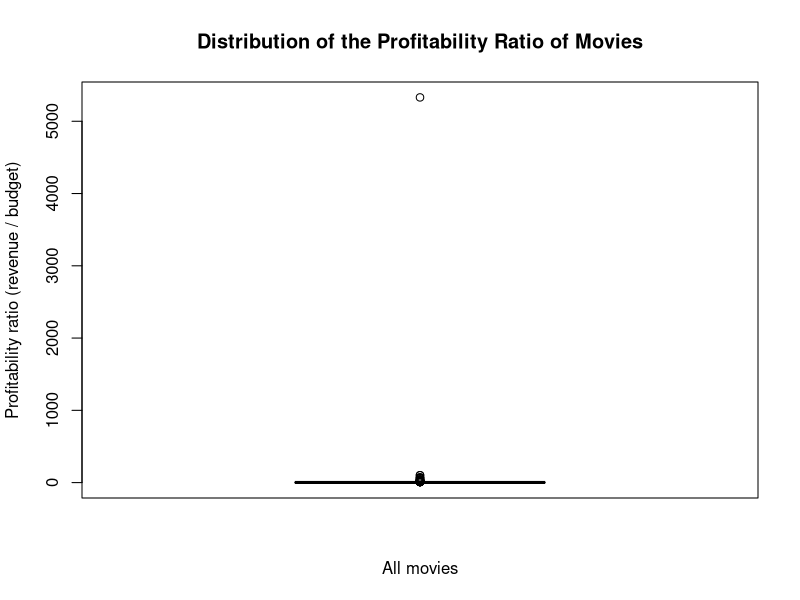

Reproduce this figure in R.
## ---- chunk 1
knitr::opts_chunk$set(echo = TRUE)
## ---- chunk 2
movies <- read.delim("movies5.csv")   # or "movies5.tsv", matching file name
dim(movies)                           # 909 observations, 19 variables
length(unique(movies$index))          # 909 distinct movies = subjects
## ---- chunk 3
sapply(movies, class)
str(movies$genre)
## ---- chunk 4
movies$PR <- movies$revenue / movies$budget
mean(movies$PR, na.rm = TRUE)    # Inf
median(movies$PR, na.rm = TRUE)  # 1.85
max(movies$Pr, na.rm = TRUE)     # Inf
min(movies$Pr, na.rm = TRUE)     # 0

## ---- chunk 5

sum(movies$budget == 0 & movies$revenue > 0)

## ---- chunk 6

sum(movies$budget == 0 & movies$revenue == 0)   # the amount of movies which get NA
## ---- chunk 7
movies$PR[is.infinite(movies$PR)] <- NA
mean(movies$PR, na.rm = TRUE)     # 10.96897
median(movies$PR, na.rm = TRUE)   # 1.750424
max(movies$PR, na.rm = TRUE)      # 5330.339
min(movies$PR, na.rm = TRUE)      # 0


## ---- chunk 8

mean(movies$PR >= 1, na.rm = TRUE)   # 0.6395
sum(movies$PR >= 1, na.rm = TRUE)    # 463

## ---- chunk 9
boxplot(movies$PR,
        main = "Distribution of the Profitability Ratio of Movies",
        xlab = "All movies",
        ylab = "Profitability ratio (revenue / budget)")
summary(movies$PR)


## ---- chunk 10
table(movies$director_gender, useNA = "ifany")
mean(movies$director_gender == "male", na.rm = TRUE)     # 0.9049
mean(movies$director_gender == "female", na.rm = TRUE)   # 0.0951

## ---- chunk 11
pnorm(120, mean = 107, sd = 22) - pnorm(90, mean = 107, sd = 22)

## ---- chunk 12
mean(movies$runtime >= 90 & movies$runtime <= 120) 
sd(movies$runtime)

## ---- chunk 13
notmale <- movies[movies$director_gender == "female", ]
p_d <- mean(notmale$runtime >= 120, na.rm = TRUE)
p_d

## ---- chunk 14
mean(movies$PR, na.rm = TRUE)

## ---- chunk 15
#set.seed(123)   # for reproducibility
movies_sample <- movies[sample(nrow(movies), 25), ]
mean(movies_sample$PR, na.rm = TRUE)

## ---- chunk 16
set.seed(123)
sample_means <- numeric(100)
for (i in 1:100) {
  s <- movies[sample(nrow(movies), 25), ]
  sample_means[i] <- mean(s$PR, na.rm = TRUE)
}
sample_means

## ---- chunk 17
#WRITE YOUR CODE HERE

## ---- chunk 18
#WRITE YOUR CODE HERE


## ---- chunk 19
#WRITE YOUR CODE HERE


## ---- chunk 20
#WRITE YOUR CODE HERE


## ---- chunk 21
#WRITE YOUR CODE HERE


## ---- chunk 22
#WRITE YOUR CODE HERE


## ---- chunk 23
#WRITE YOUR CODE HERE


## ---- chunk 24
#WRITE YOUR CODE HERE


## ---- chunk 25
#WRITE YOUR CODE HERE


## ---- chunk 26
#WRITE YOUR CODE HERE


## ---- chunk 27
#WRITE YOUR CODE HERE


## ---- chunk 28
#WRITE YOUR CODE HERE

## ---- chunk 29
#WRITE YOUR CODE HERE

## ---- chunk 30
#WRITE YOUR CODE HERE

## ---- chunk 31
#WRITE YOUR CODE HERE

## ---- chunk 32
#WRITE YOUR CODE HERE

## ---- chunk 33
#WRITE YOUR CODE HERE

## ---- chunk 34
#WRITE YOUR CODE HERE

## ---- chunk 35
#WRITE YOUR CODE HERE

## ---- chunk 36
#WRITE YOUR CODE HERE

## ---- chunk 37
#WRITE YOUR CODE HERE

## ---- chunk 38
#WRITE YOUR CODE HERE

## ---- chunk 39
#WRITE YOUR CODE HERE

## ---- chunk 40
#WRITE YOUR CODE HERE

## ---- chunk 41
#WRITE YOUR CODE HERE
